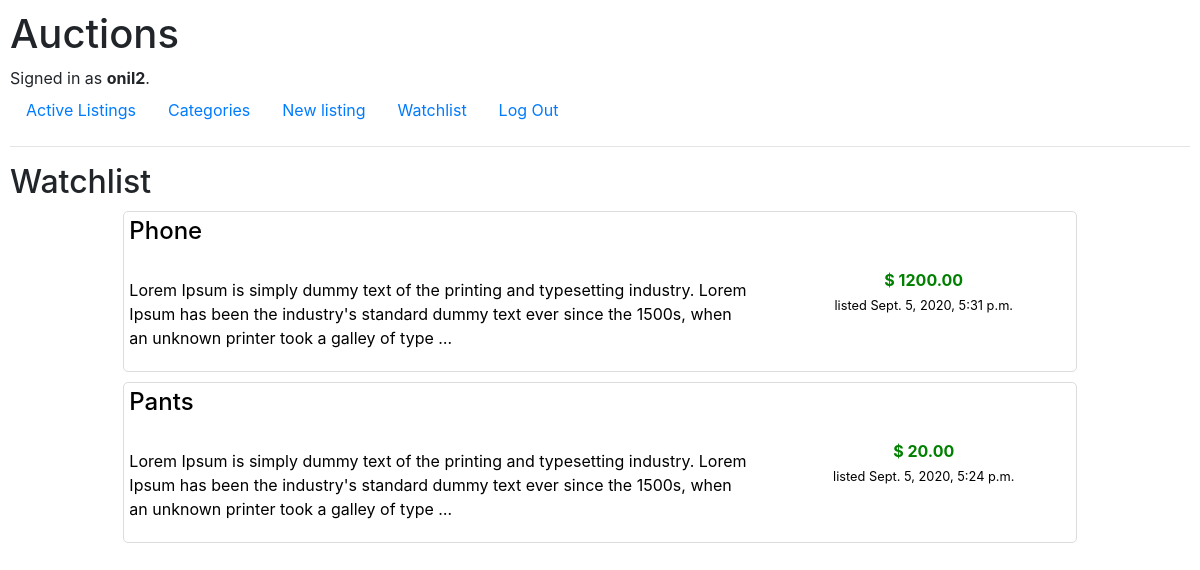
The app's page /watchlist (signed in) with its own data.
### auctions/models.py (models this page shows, shortened)
class User(AbstractUser):
    pass

class listing(models.Model):
    categories = [
    ('EL', 'Electronics'),
    ('CL', 'Clothes'),
    ('TY', 'Toys'),
    ('HM', 'Home'),
    ('UT', 'Utility'),
    ('NS','Not specified')]
    title = models.CharField(max_length=64)
    description = models.TextField(max_length=500)
    category = models.CharField(
        max_length=2,
        choices=categories,
        default='NS',
    )
    creator = models.ForeignKey(User,on_delete=models.CASCADE,related_name="userListings")
    startingPrice = models.DecimalField(max_digits=8, decimal_places=2, validators=[MinValueValidator(0.99)])
    watched = models.ManyToManyField(User, related_name="watchlist",null=True,blank=True)
    currentBid = models.DecimalField(max_digits=8, decimal_places=2,default=0.99, validators=[MinValueValidator(0.99)])
    wineer = models.ForeignKey(User,null=True,blank=True,on_delete=models.CASCADE,related_name="wins")
    closed = models.BooleanField(default=False)
    dateCreated = models.DateTimeField(auto_now_add=True)
    imageUrl = models.URLField(null=True,blank=True)

### auctions/views.py (the view)
# urls.py: path("watchlist", views.watchlist, name="watchlist"),
def watchlist(request):
    watchlist = request.user.watchlist.all
    return render(request, "auctions/watchlist.html",{"listings":watchlist})

### auctions/templates/auctions/watchlist.html (shortened to what this page needs)
{% extends "auctions/index.html" %}
{% block heading%} <h2>Watchlist</h2> {% endblock%}

### auctions/templates/auctions/index.html (shortened to what this page needs)
{% extends "auctions/layout.html" %}
{% block body %}
  {% block heading %}  <h2>Active Listings</h2>  {% endblock %}
   {%  for listing in listings  %}
  <div class="container col-10">
      <div class="productDiv" id="listingContainer">
        <a href="{% url 'product' listing.id %}" class="productLink">
          <div class="row">
              <div class="basicInfo col-8">
                  <h4>{{listing.title}}</h4>
                  <p>{{listing.description|truncatechars:200}}</p>
              </div>
              <div class="extraInfo col-4">
                  <div class="priceDiv">
                    <strong class="price">
                      $
                      {% if listing.bids.all%}
                        {{listing.currentBid}}
                      {%else%}
                        {{listing.startingPrice}}
                      {%endif%}
                    </strong>
                    <br>
                    <small>listed {{listing.dateCreated}}</small>
                  </div>
              </div>
          </div>
        </a>
      </div>
  </div>
  {%empty%}
  {% block empty%}<h4>no active listings</h4>{% endblock %}
  {%endfor%}
{% endblock %}

### auctions/templates/auctions/layout.html (shortened to what this page needs)
<!DOCTYPE html>
<html lang="en">
    <head>
        <link rel="stylesheet" href="https://stackpath.bootstrapcdn.com/bootstrap/4.4.1/css/bootstrap.min.css">
        {% load static %}
        <link href="{% static 'auctions/styles.css' %}" rel="stylesheet">
    </head>
    <body>
        <h1>Auctions</h1>
        <div>
            {% if user.is_authenticated %}
                Signed in as <strong>{{ user.username }}</strong>.
            {% else %}
                Not signed in , log in to comment, create and add listings to watchlist
            {% endif %}
        </div>
        <ul class="nav">
            <li class="nav-item">
                <a class="nav-link" href="{% url 'index' %}">Active Listings</a>
            </li>
            <li class="nav-item">
                <a class="nav-link" href="{% url 'categories' %}">Categories</a>
            </li>
            {% if user.is_authenticated %}
                <li class="nav-item">
                    <a class="nav-link" href="{% url 'create' %}">New listing</a>
                </li>
                <li class="nav-item">
                    <a class="nav-link" href="{% url 'watchlist' %}">Watchlist</a>
                </li>
                <li class="nav-item">
                    <a class="nav-link" href="{% url 'logout' %}">Log Out</a>
                </li>
            {% endif %}
        </ul>
        <hr>
        {% block body %}
        {% endblock %}
    </body>
</html>

### auctions/static/auctions/styles.css (style rules this page uses)
body { padding: 10px; }
.productDiv { padding: 5px; margin-left: auto; margin-right: auto; margin-top: 10px; border: 1px solid gainsboro; border-radius: 5px; width: 100%; }
.container { margin-right: auto; margin-left: auto; }
.productLink:link { text-decoration: none; color: black; }
.priceDiv { margin-left: auto; margin-right: auto; }
.price { color: green; }
.extraInfo { display: flex; align-items: center; text-align: center; }
.basicInfo { word-wrap: break-word; }

### records on screen
User: username "onil2"
listing: title "Phone", description "Lorem Ipsum is simply dummy text of the printing and typesetting industry. Lorem Ipsum has been the industry's standard dummy text ever since the 1500s, when an unknown printer took a galley of type …", currentBid "1200.00", dateCreated "Sept. 5, 2020, 5:31 p.m."
listing: title "Pants", description "Lorem Ipsum is simply dummy text of the printing and typesetting industry. Lorem Ipsum has been the industry's standard dummy text ever since the 1500s, when an unknown printer took a galley of type …", startingPrice "20.00", dateCreated "Sept. 5, 2020, 5:24 p.m."
